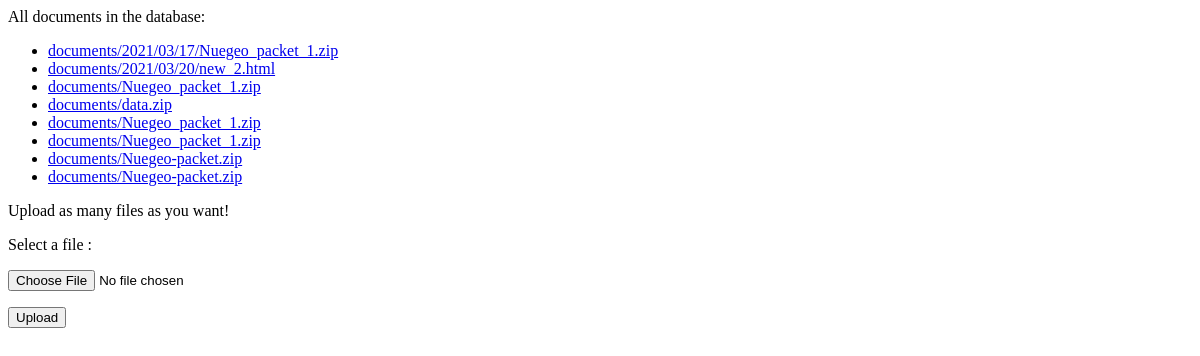
The app's page /CSV/import, older data.
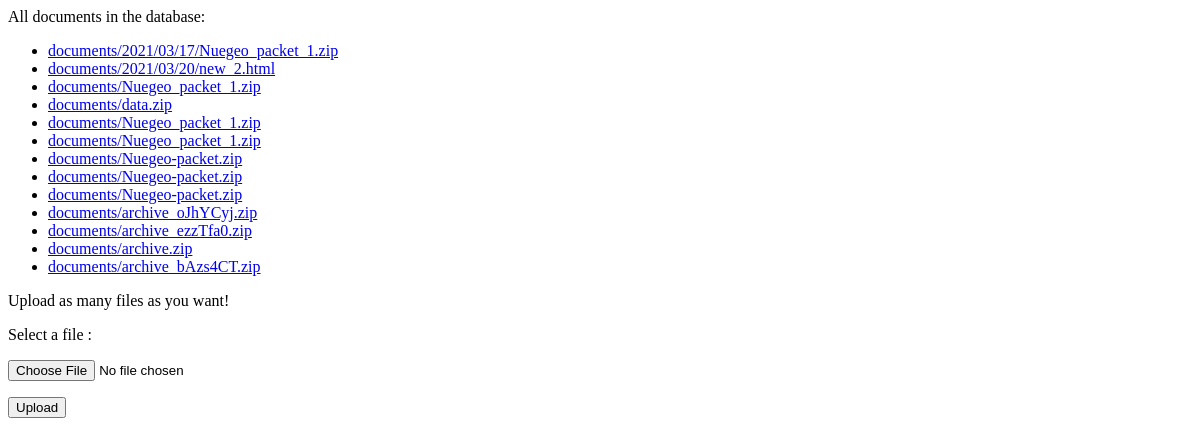
The same page, newer data.
### myapp/models.py (models this page shows)
class Document(models.Model):
    docfile = models.FileField(upload_to='documents')

### myapp/views.py (the view)
# urls.py: path('CSV/import',upload.my_view,name='my-view')
def my_view(request):
    print(f"Great! You're using Python 3.6+. If you fail here, use the right version.")
    message = 'Upload as many files as you want!'
    if request.method == 'POST':
        form = DocumentForm(request.POST, request.FILES)
        if form.is_valid():
            newdoc = Document(docfile=request.FILES['docfile'])
            newdoc.save()
            carga(request)
            return redirect('my-view')
        else:
            message = 'The form is not valid. Fix the following error:'
    else:
        form = DocumentForm()  # An empty, unbound form
    documents = Document.objects.all()
    context = {'documents': documents, 'form': form, 'message': message}
    return render(request, 'list.html', context)

### myapp/forms.py
class DocumentForm(forms.Form):
    docfile = forms.FileField(label='Select a file')

### myapp/templates/list.html (shortened to what this page needs)
<!DOCTYPE html>
<html>
    <head>
    </head>
    <body>
        {% if documents %}
            All documents in the database:
            <ul>
                {% for document in documents %}
                    <li><a href="{{ document.docfile.url }}">{{ document.docfile.name }}</a></li>
                {% endfor %}
            </ul>
        {% else %}
            <p>No documents.</p>
        {% endif %}
        <form action="{% url "my-view" %}" method="post" enctype="multipart/form-data">
            {{ message }}
            <p>{{ form.docfile.label_tag }} {{ form.docfile.help_text }}</p>
            <p>
                {{ form.docfile }}
            </p>
            <p><input type="submit" value="Upload"/></p>
        </form>
    </body>
</html>

Row changes from the older to the newer data that the page shows:
added Document: docfile.name "documents/Nuegeo-packet.zip"
added Document: docfile.name "documents/archive_oJhYCyj.zip"
added Document: docfile.name "documents/archive_ezzTfa0.zip"
added Document: docfile.name "documents/archive.zip"
added Document: docfile.name "documents/archive_bAzs4CT.zip"
